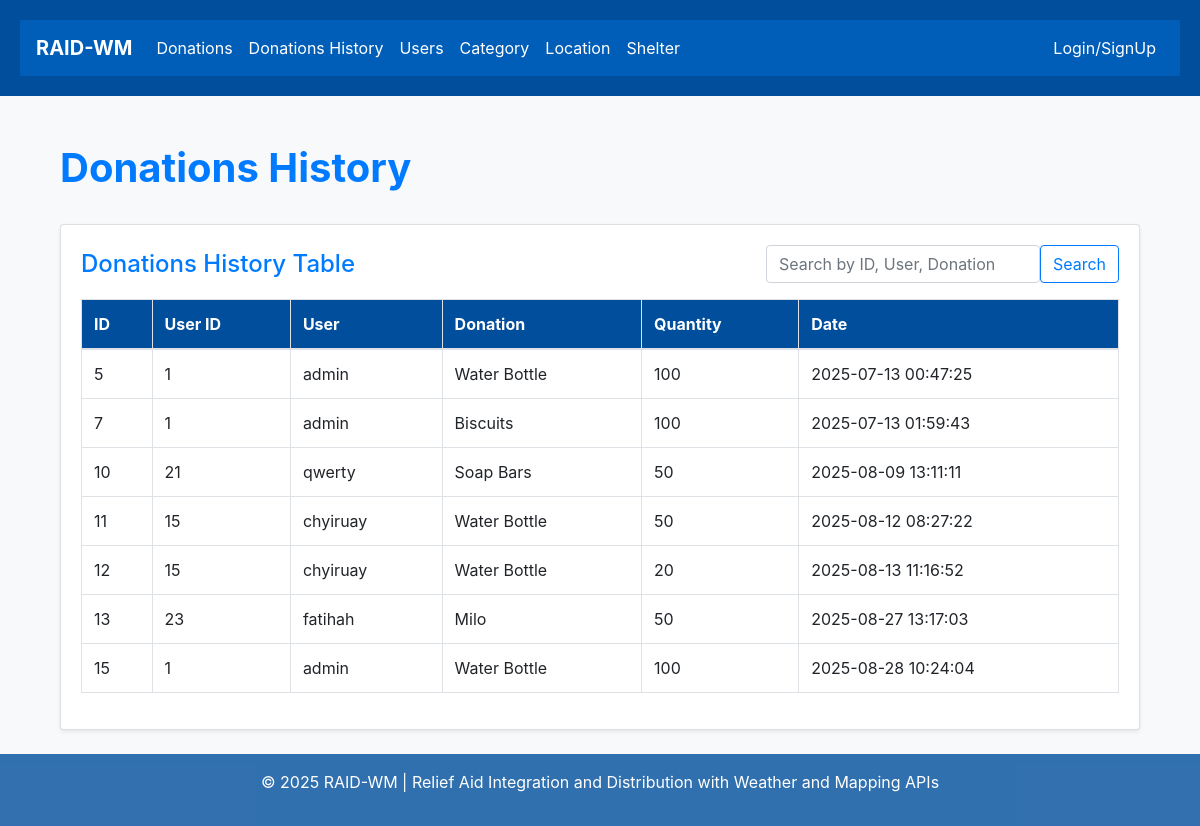
Page /history/ on the earlier database version.
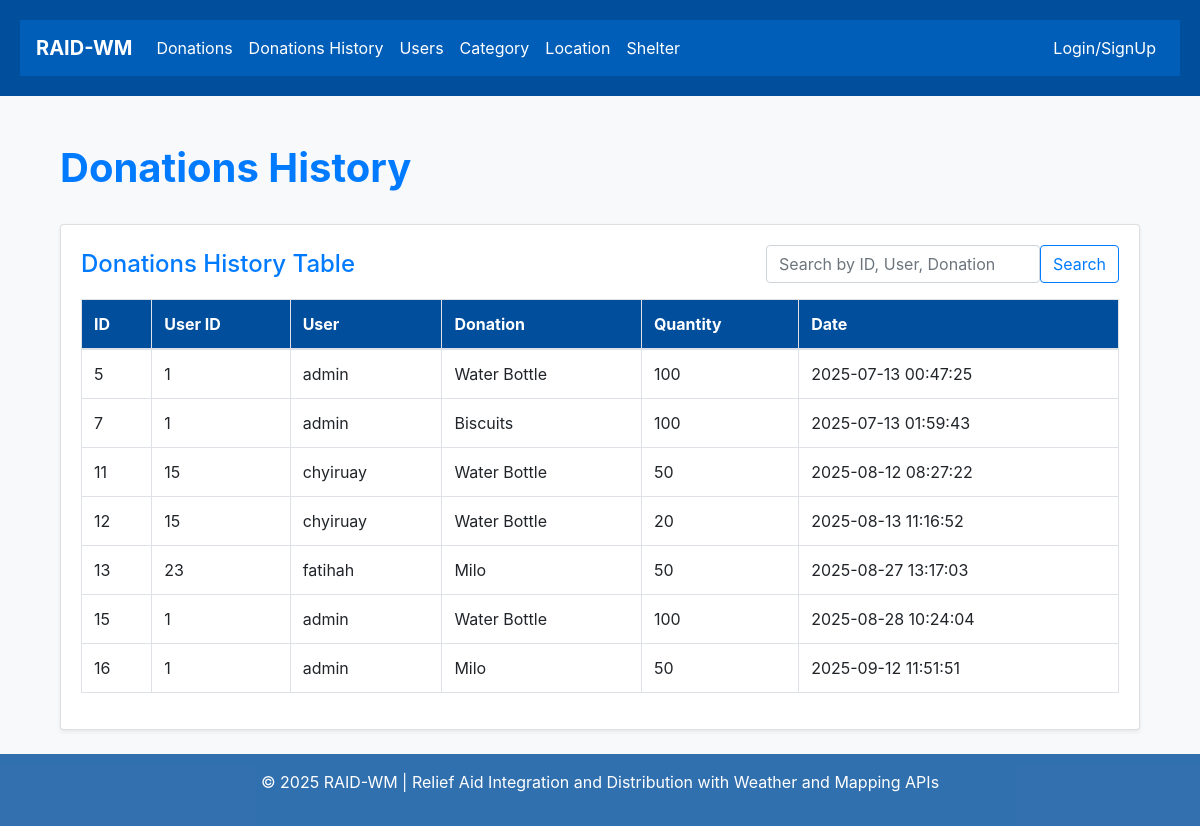
Same page on the later database version.
### members/models.py (models this page shows, shortened)
class DonationHistory(models.Model):
    user = models.ForeignKey(get_user_model(), on_delete=models.CASCADE)
    donation = models.ForeignKey(Donation, on_delete=models.CASCADE)
    quantity = models.IntegerField()
    date = models.DateTimeField(auto_now_add=True)

class CustomUser(AbstractUser):
    house_number = models.CharField(max_length=20, blank=True, null=True)
    street_name = models.CharField(max_length=100, blank=True, null=True)
    residential_area = models.CharField(max_length=100, blank=True, null=True)
    postcode = models.CharField(max_length=10, blank=True, null=True)
    city = models.CharField(max_length=100, blank=True, null=True)
    state = models.CharField(max_length=100, blank=True, null=True)
    phone_number = models.CharField(max_length=20, blank=True)
    gender = models.CharField(max_length=10, choices=[('M', 'Male'), ('F', 'Female')], blank=True)
    is_employee = models.BooleanField(default=False)
    email = models.EmailField(unique=True)
    def __str__(self):
      return self.username

class Donation(models.Model):
    donationName = models.CharField(max_length=100)
    donationQuantity = models.IntegerField()
    category = models.ForeignKey(Category, on_delete=models.CASCADE, null=True, blank=True)
    location = models.ForeignKey(Location, on_delete=models.CASCADE, null=True, blank=True)
    def __str__(self):
        return f"{self.donationName}"

### members/views.py (the view)
# urls.py: path('history/', views.donation_history, name='history'),
def donation_history(request):
    query = request.GET.get('q')
    if query:
        historys =DonationHistory.objects.filter(
            Q(id__iexact=query) |
            Q(user__username__icontains=query) |
            Q(donation__donationName__icontains=query)
        )
    else:
        historys = DonationHistory.objects.all()
    return render(request, 'donation/donation_history.html', {
        'historys': historys,
        'query': query,
    })

### members/templates/donation/donation_history.html (shortened to what this page needs)
{% extends "master.html" %}
{% block content %}
<div class="container mt-4">
  <div class="d-flex justify-content-between align-items-center mb-4">
    <h1 class="text-primary font-weight-bold">Donations History</h1>
  </div>
  <div class="card shadow-sm mb-4">
    <div class="card-body">
        <div class="d-flex justify-content-between align-items-center flex-wrap mb-3">
            <h4 class="card-title mb-0 text-primary">Donations History Table</h4>
            <form method="get" action="" class="d-flex">
              <input type="text" name="q" class="form-control me-2" placeholder="Search by ID, User, Donation" value="{{ query|default:'' }}">
              <button type="submit" class="btn btn-outline-primary">Search</button>
            </form>
        </div>
      {% if historys %}
      <div class="table-responsive">
        <table class="table table-bordered table-hover">
          <thead style="background-color: #004e9c; color: white;">
            <tr>
              <th>ID</th>
              <th>User ID</th>
              <th>User</th>
              <th>Donation</th>
              <th>Quantity</th>
              <th>Date</th>
            </tr>
          </thead>
          <tbody>
            {% for donation_history in historys %}
            <tr>
              <td>{{ donation_history.id }}</td>
              <td>{{ donation_history.user.id }}</td>
              <td>{{ donation_history.user}}</td>
              <td>{{ donation_history.donation }}</td>
              <td>{{ donation_history.quantity }}</td>
              <td>{{ donation_history.date|date:"Y-m-d H:i:s" }}</td>
            </tr>
            {% endfor %}
          </tbody>
        </table>
      </div>
      {% else %}
      <div class="alert alert-info mt-3" role="alert">
        No donations history found.
      </div>
      {% endif %}
    </div>
  </div>
</div>
{% endblock %}

Differences in the rows shown:
removed DonationHistory: id "10", user.id "21", user "qwerty", donation "Soap Bars", quantity "50", date "2025-08-09 13:11:11"
added DonationHistory: id "16", user.id "1", user "admin", donation "Milo", quantity "50", date "2025-09-12 11:51:51"
